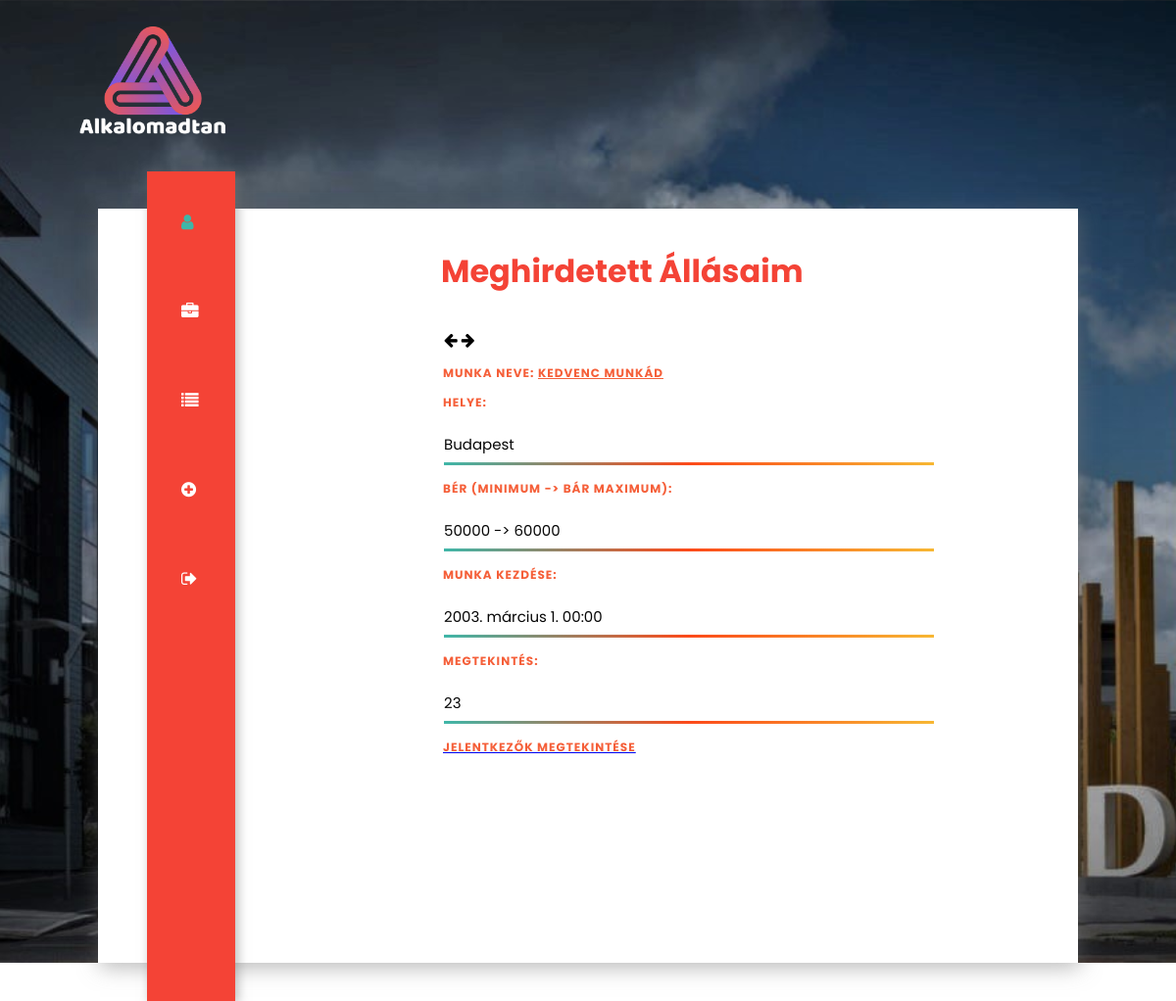
/profil/meglevoMunka/ (signed in), run on an earlier commit of the app's database.
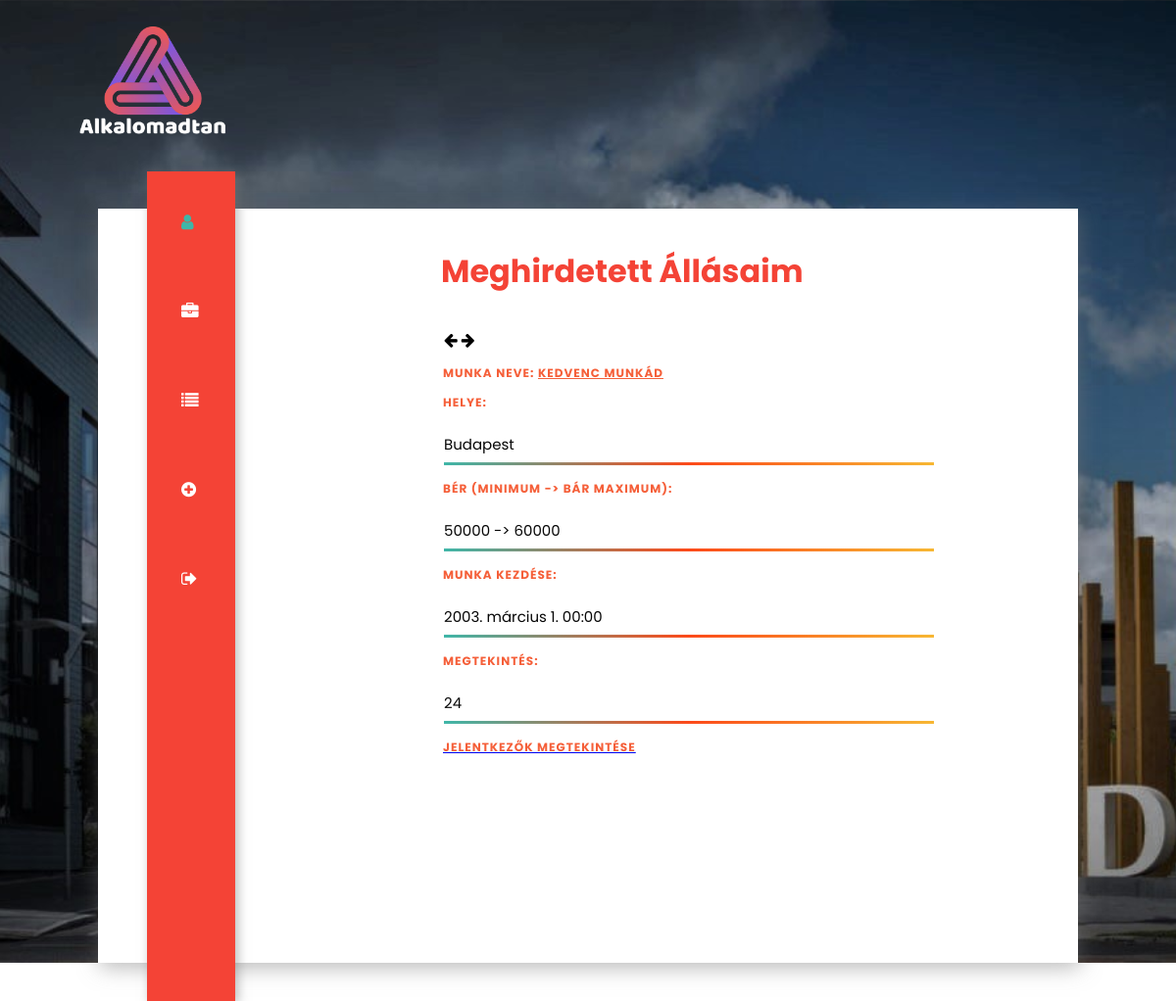
And on a later commit of the database.
### app/models.py (models this page shows, shortened)
class Munka(models.Model):
    class Meta:
        ordering = ["-katt"]
    nev = models.CharField(max_length=255, null=False)
    leiras = models.TextField(default="", null=False)
    helye = models.CharField(default="", max_length=255)
    katt = models.IntegerField(default=0)
    publikalo = models.ForeignKey(settings.AUTH_USER_MODEL, on_delete=models.CASCADE)
    berMin = models.IntegerField(null=False)
    berMax = models.IntegerField(null=True)
    munkaKezd = models.DateTimeField()

### app/views.py (the view)
# urls.py: path("profil/meglevoMunka/", views.Profil_MeglevoMunka, name="ProfilMeglevoMunka"),
def Profil_MeglevoMunka(request):
    userId = request.user.id
    userUsername = request.user.username
    felhasznalo = request.user
    print(f"Profil_UjMunka(request) - {userUsername} ({userId})")
    munkak = None
    try:
        munkak = list(Munka.objects.filter(publikalo = request.user.id).values())
    except:
        print(traceback.format_exc())
        munkak = None
    template = loader.get_template("app/profile/profilePageAd.html")
    context = {
        "cim": "Profilod",
        "felhasznalo":felhasznalo,
        "munka": munkak
        }
    return HttpResponse(template.render(context,request))

### app/templates/app/profile/profilePageAd.html (shortened to what this page needs)
{% extends 'app/layout/commonhead3.html' %}
{% block content %}
{% load static %}
{% if felhasznalo.is_authenticated %}
{% if munka is not None %}
<div class="rightbox">
    <div class="profile">
        <h1>Meghirdetett Állásaim</h1>
        <table>
            <tr>
                <th>
                    <i class="fa fa-arrow-left" id="lapozoVissza" aria-hidden="true"></i>
                </th>
                <th>
                    <i class="fa fa-arrow-right" id="lapozoElore" aria-hidden="true"></i>
                </th>
            </tr>
        </table>
        <div id="mindenMunka">
        {% for i in munka %}
        <div class="profile munka_{{i.id}} munkaMegjl" id="">
            <h3>Munka neve: <u id="">{{i.nev}}</u></h3>
            <h3>Helye: </h3>
            <p>{{i.helye}}</p>
            <h3>Bér (minimum -> bár maximum):</h3>
            <p>{{i.berMin}} -> {{i.berMax}}</p>
            <h3>Munka kezdése: </h3>
            <p>{{i.munkaKezd}}</p>
            <h3>Megtekintés: </h3>
            <p>{{i.katt}}</p>
            <a href="{% url 'Jelentkezo_Per_Munka' i.id%}"><h3>Jelentkezők megtekintése</h3></a>
            <br>
        </div>
        {% endfor %}
        </div>
    </div>
</div>
</div>
</section>
{% endif %}
{% endif %}
{% endblock %}

What changed in the data, as far as the page shows it:
changed Munka "Budapest": katt "23" → "24"
